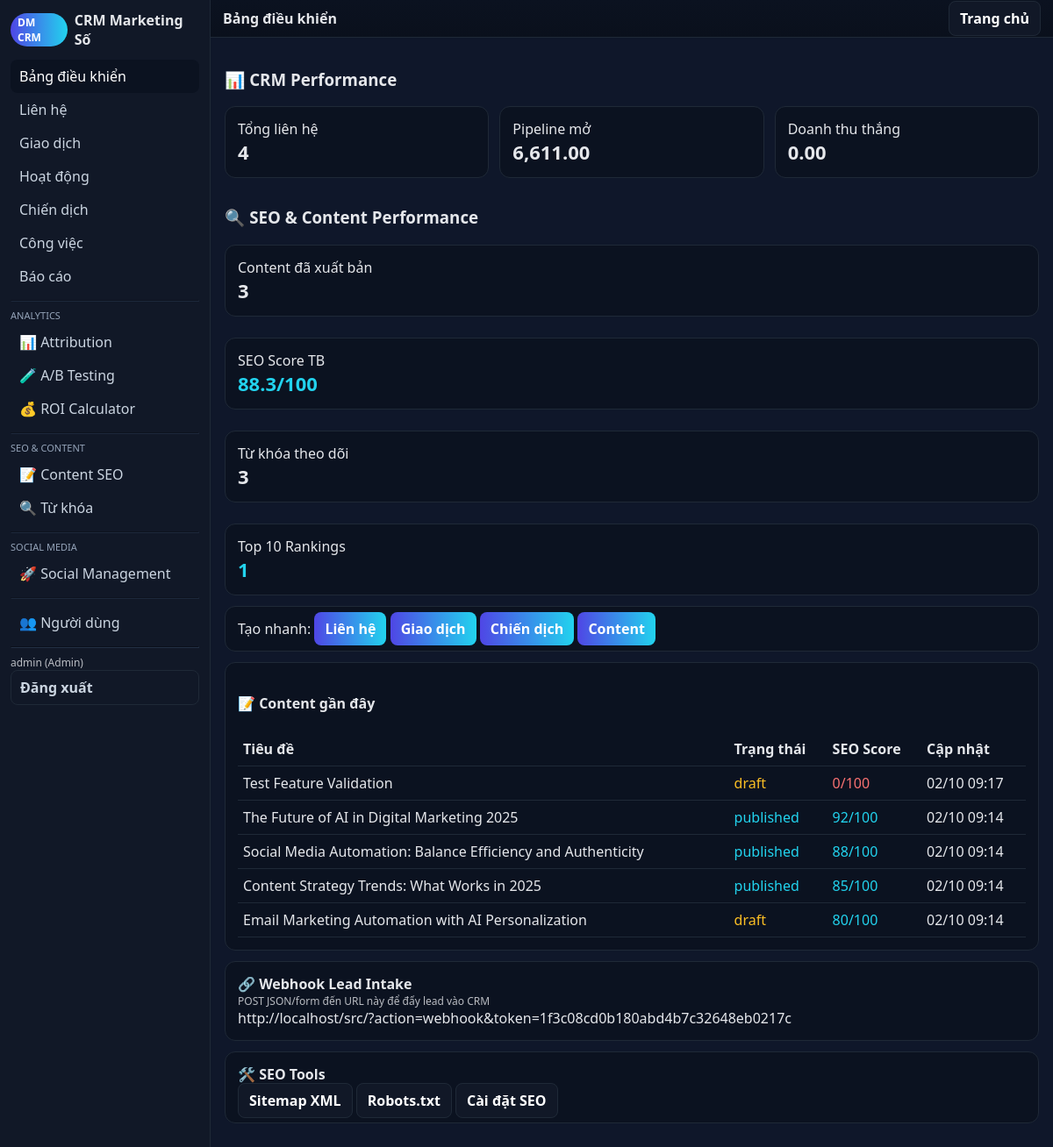
The app's page /src/index.php?action=dashboard (signed in) with its own data.
### tables this page shows
CREATE TABLE content_pages (
id INTEGER PRIMARY KEY AUTOINCREMENT,
title TEXT NOT NULL,
slug TEXT UNIQUE NOT NULL,
meta_title TEXT,
meta_description TEXT,
meta_keywords TEXT,
og_title TEXT,
og_description TEXT,
og_image TEXT,
canonical_url TEXT,
content TEXT,
excerpt TEXT,
status TEXT DEFAULT 'draft',
seo_score INTEGER DEFAULT 0,
target_keywords TEXT,
content_type TEXT DEFAULT 'page',
author_id INTEGER,
published_at TEXT,
updated_at TEXT DEFAULT CURRENT_TIMESTAMP,
created_at TEXT DEFAULT CURRENT_TIMESTAMP, ai_generated BOOLEAN DEFAULT FALSE, campaign_id INTEGER, target_platforms TEXT, publishing_schedule TEXT,
FOREIGN KEY(author_id) REFERENCES users(id)
);

CREATE TABLE settings (k TEXT PRIMARY KEY, v TEXT);

### src/lib/db.php (called while the page is built, shortened)
<?php
$DB_FILE = __DIR__.'/../crm.sqlite';
$db = new PDO('sqlite:'.$DB_FILE);
$db->setAttribute(PDO::ATTR_ERRMODE, PDO::ERRMODE_EXCEPTION);
$db->exec("CREATE TABLE IF NOT EXISTS settings (k TEXT PRIMARY KEY, v TEXT);");
$db->exec("CREATE TABLE IF NOT EXISTS users (
id INTEGER PRIMARY KEY AUTOINCREMENT,
username TEXT UNIQUE,
password_hash TEXT,
role TEXT DEFAULT 'User',
created_at TEXT DEFAULT CURRENT_TIMESTAMP
);");
$db->exec("CREATE TABLE IF NOT EXISTS contacts (
id INTEGER PRIMARY KEY AUTOINCREMENT,
name TEXT NOT NULL,
email TEXT,
phone TEXT,
company TEXT,
source TEXT,
tags TEXT,
utm_source TEXT,
utm_medium TEXT,
utm_campaign TEXT,
created_at TEXT DEFAULT CURRENT_TIMESTAMP
);");
$db->exec("CREATE TABLE IF NOT EXISTS deals (
id INTEGER PRIMARY KEY AUTOINCREMENT,
contact_id INTEGER,
title TEXT NOT NULL,
value REAL DEFAULT 0,
currency TEXT DEFAULT 'USD',
stage TEXT DEFAULT 'New',
channel TEXT,
utm_source TEXT,
utm_medium TEXT,
utm_campaign TEXT,
expected_close TEXT,
created_at TEXT DEFAULT CURRENT_TIMESTAMP,
FOREIGN KEY (contact_id) REFERENCES contacts(id)
);");
$db->exec("CREATE TABLE IF NOT EXISTS activities (
id INTEGER PRIMARY KEY AUTOINCREMENT,
contact_id INTEGER,
type TEXT DEFAULT 'note',
content TEXT,
at TEXT DEFAULT CURRENT_TIMESTAMP,
created_at TEXT DEFAULT CURRENT_TIMESTAMP,
FOREIGN KEY (contact_id) REFERENCES contacts(id)
);");
$db->exec("CREATE TABLE IF NOT EXISTS campaigns (
id INTEGER PRIMARY KEY AUTOINCREMENT,
name TEXT NOT NULL,
channel TEXT,
budget REAL DEFAULT 0,
spent REAL DEFAULT 0,
status TEXT DEFAULT 'Active',
start_date TEXT,
end_date TEXT,
notes TEXT,
created_at TEXT DEFAULT CURRENT_TIMESTAMP
);");
$db->exec("CREATE TABLE IF NOT EXISTS tasks (id INTEGER PRIMARY KEY AUTOINCREMENT, contact_id INTEGER, title TEXT NOT NULL, due_date TEXT, status TEXT DEFAULT 'Open', owner TEXT, created_at TEXT DEFAULT CURRENT_TIMESTAMP, FOREIGN KEY(contact_id) REFERENCES contacts(id));");
$db->exec("CREATE TABLE IF NOT EXISTS saved_views (id INTEGER PRIMARY KEY AUTOINCREMENT, kind TEXT NOT NULL, name TEXT NOT NULL, query_json TEXT NOT NULL, owner TEXT, created_at TEXT DEFAULT CURRENT_TIMESTAMP);");
$db->exec("CREATE TABLE IF NOT EXISTS audits (id INTEGER PRIMARY KEY AUTOINCREMENT, event TEXT, payload TEXT, at TEXT DEFAULT CURRENT_TIMESTAMP, actor TEXT);");
$db->exec("CREATE TABLE IF NOT EXISTS content_pages (
id INTEGER PRIMARY KEY AUTOINCREMENT,
title TEXT NOT NULL,
slug TEXT UNIQUE NOT NULL,
meta_title TEXT,
meta_description TEXT,
meta_keywords TEXT,
og_title TEXT,
og_description TEXT,
og_image TEXT,
canonical_url TEXT,
content TEXT,
excerpt TEXT,
status TEXT DEFAULT 'draft',
seo_score INTEGER DEFAULT 0,
target_keywords TEXT,
content_type TEXT DEFAULT 'page',
author_id INTEGER,
published_at TEXT,
updated_at TEXT DEFAULT CURRENT_TIMESTAMP,
created_at TEXT DEFAULT CURRENT_TIMESTAMP,
FOREIGN KEY(author_id) REFERENCES users(id)
);");
$db->exec("CREATE TABLE IF NOT EXISTS keywords_tracking (
id INTEGER PRIMARY KEY AUTOINCREMENT,
keyword TEXT NOT NULL,
page_id INTEGER,
current_rank INTEGER,
target_rank INTEGER,
search_volume INTEGER,
difficulty INTEGER,
url TEXT,
checked_at TEXT,
created_at TEXT DEFAULT CURRENT_TIMESTAMP,
FOREIGN KEY(page_id) REFERENCES content_pages(id)
);");
$db->exec("CREATE TABLE IF NOT EXISTS seo_settings (
id INTEGER PRIMARY KEY AUTOINCREMENT,
site_title TEXT,
site_description TEXT,
site_keywords TEXT,
google_analytics_id TEXT,
google_search_console_id TEXT,
facebook_pixel_id TEXT,
robots_txt TEXT,
sitemap_frequency TEXT DEFAULT 'weekly',
created_at TEXT DEFAULT CURRENT_TIMESTAMP
);");
$db->exec("CREATE TABLE IF NOT EXISTS campaign_metrics (
id INTEGER PRIMARY KEY AUTOINCREMENT,
campaign_id INTEGER,
date TEXT NOT NULL,
impressions INTEGER DEFAULT 0,
clicks INTEGER DEFAULT 0,
conversions INTEGER DEFAULT 0,
cost REAL DEFAULT 0,
revenue REAL DEFAULT 0,
ctr REAL DEFAULT 0,
cpc REAL DEFAULT 0,
cpa REAL DEFAULT 0,
roas REAL DEFAULT 0,
bounce_rate REAL DEFAULT 0,
session_duration INTEGER DEFAULT 0,
created_at TEXT DEFAULT CURRENT_TIMESTAMP,
FOREIGN KEY(campaign_id) REFERENCES campaigns(id)
);");
$db->exec("CREATE TABLE IF NOT EXISTS attribution_touchpoints (
id INTEGER PRIMARY KEY AUTOINCREMENT,
contact_id INTEGER,
deal_id INTEGER,
campaign_id INTEGER,
touchpoint_type TEXT DEFAULT 'interaction',
utm_source TEXT,
utm_medium TEXT,
utm_campaign TEXT,
utm_content TEXT,
utm_term TEXT,
page_url TEXT,
referrer TEXT,
device_type TEXT,
browser TEXT,
location TEXT,
attribution_weight REAL DEFAULT 1.0,
revenue_attributed REAL DEFAULT 0,
occurred_at TEXT DEFAULT CURRENT_TIMESTAMP,
created_at TEXT DEFAULT CURRENT_TIMESTAMP,
FOREIGN KEY(contact_id) REFERENCES contacts(id),
FOREIGN KEY(deal_id) REFERENCES deals(id),
FOREIGN KEY(campaign_id) REFERENCES campaigns(id)
);");
$db->exec("CREATE TABLE IF NOT EXISTS ab_tests (
id INTEGER PRIMARY KEY AUTOINCREMENT,
campaign_id INTEGER,
test_name TEXT NOT NULL,
test_type TEXT DEFAULT 'landing_page',
variant_a_config TEXT,
variant_b_config TEXT,
variant_a_traffic INTEGER DEFAULT 50,
variant_b_traffic INTEGER DEFAULT 50,
variant_a_conversions INTEGER DEFAULT 0,
variant_b_conversions INTEGER DEFAULT 0,
variant_a_revenue REAL DEFAULT 0,
variant_b_revenue REAL DEFAULT 0,
status TEXT DEFAULT 'running',
winner TEXT,
confidence_level REAL,
start_date TEXT,
end_date TEXT,
created_at TEXT DEFAULT CURRENT_TIMESTAMP,
FOREIGN KEY(campaign_id) REFERENCES campaigns(id)
);");
$db->exec("CREATE TABLE IF NOT EXISTS campaign_goals (
id INTEGER PRIMARY KEY AUTOINCREMENT,
campaign_id INTEGER,
goal_type TEXT NOT NULL,
goal_name TEXT NOT NULL,
target_value REAL NOT NULL,
current_value REAL DEFAULT 0,
unit TEXT DEFAULT 'number',
priority TEXT DEFAULT 'medium',
deadline TEXT,
status TEXT DEFAULT 'active',
created_at TEXT DEFAULT CURRENT_TIMESTAMP,
FOREIGN KEY(campaign_id) REFERENCES campaigns(id)
);");
$db->exec("CREATE TABLE IF NOT EXISTS conversion_funnels (
id INTEGER PRIMARY KEY AUTOINCREMENT,
campaign_id INTEGER,
funnel_name TEXT NOT NULL,
stage_1_name TEXT DEFAULT 'Awareness',
stage_2_name TEXT DEFAULT 'Interest',
stage_3_name TEXT DEFAULT 'Consideration',
stage_4_name TEXT DEFAULT 'Conversion',
stage_5_name TEXT DEFAULT 'Retention',
stage_1_count INTEGER DEFAULT 0,
stage_2_count INTEGER DEFAULT 0,
stage_3_count INTEGER DEFAULT 0,
stage_4_count INTEGER DEFAULT 0,
stage_5_count INTEGER DEFAULT 0,
created_at TEXT DEFAULT CURRENT_TIMESTAMP,
FOREIGN KEY(campaign_id) REFERENCES campaigns(id)
);");
$db->exec("CREATE INDEX IF NOT EXISTS idx_contacts_email ON contacts(email);");
$db->exec("CREATE INDEX IF NOT EXISTS idx_contacts_created ON contacts(created_at);");
$db->exec("CREATE INDEX IF NOT EXISTS idx_deals_stage_created ON deals(stage, created_at);");
$db->exec("CREATE INDEX IF NOT EXISTS idx_content_pages_slug ON content_pages(slug);");
$db->exec("CREATE INDEX IF NOT EXISTS idx_content_pages_status ON content_pages(status);");
$db->exec("CREATE INDEX IF NOT EXISTS idx_keywords_tracking_keyword ON keywords_tracking(keyword);");
$db->exec("CREATE INDEX IF NOT EXISTS idx_campaign_metrics_date ON campaign_metrics(campaign_id, date);");
$db->exec("CREATE INDEX IF NOT EXISTS idx_attribution_touchpoints_contact ON attribution_touchpoints(contact_id, occurred_at);");
$db->exec("CREATE INDEX IF NOT EXISTS idx_attribution_touchpoints_campaign ON attribution_touchpoints(campaign_id, occurred_at);");
function q($db,$sql,$params=[]){ $st=$db->prepare($sql); $st->execute($params); return $st; }
function h($s){ return htmlspecialchars($s ?? '', ENT_QUOTES, 'UTF-8'); }
function setting_get($k,$def=null){ global $db; $v=q($db,"SELECT v FROM settings WHERE k=?",[$k])->fetchColumn(); return ($v===false)?$def:$v; }
?>

### src/views/dashboard.php (the view, shortened to what this page needs)
<?php
function view_dashboard(){
global $db;
$k_contacts=(int)q($db,"SELECT COUNT(*) FROM contacts")->fetchColumn();
$sum_pipeline=(float)q($db,"SELECT IFNULL(SUM(value),0) FROM deals WHERE stage IN ('New','Qualified','Proposal')")->fetchColumn();
$sum_won=(float)q($db,"SELECT IFNULL(SUM(value),0) FROM deals WHERE stage='Won'")->fetchColumn();
$content_pages=(int)q($db,"SELECT COUNT(*) FROM content_pages WHERE status='published'")->fetchColumn();
$avg_seo_score=(float)q($db,"SELECT IFNULL(AVG(seo_score),0) FROM content_pages WHERE status='published'")->fetchColumn();
$total_keywords=(int)q($db,"SELECT COUNT(*) FROM keywords_tracking")->fetchColumn();
$top10_keywords=(int)q($db,"SELECT COUNT(*) FROM keywords_tracking WHERE current_rank IS NOT NULL AND current_rank <= 10")->fetchColumn();
echo '<h3>📊 CRM Performance</h3>';
echo '<div class="grid cols-3">';
echo '<div class="card"><div>Tổng liên hệ</div><div class="kpi">'.number_format($k_contacts).'</div></div>';
echo '<div class="card"><div>Pipeline mở</div><div class="kpi">'.number_format($sum_pipeline,2).'</div></div>';
echo '<div class="card"><div>Doanh thu thắng</div><div class="kpi">'.number_format($sum_won,2).'</div></div>';
echo '</div>';
echo '<h3 style="margin-top:20px">🔍 SEO & Content Performance</h3>';
echo '<div class="grid cols-4">';
echo '<div class="card"><div>Content đã xuất bản</div><div class="kpi">'.$content_pages.'</div></div>';
echo '<div class="card"><div>SEO Score TB</div><div class="kpi" style="color:'.($avg_seo_score>=80?'#22d3ee':($avg_seo_score>=60?'#fbbf24':'#f87171')).'">'.round($avg_seo_score,1).'/100</div></div>';
echo '<div class="card"><div>Từ khóa theo dõi</div><div class="kpi">'.$total_keywords.'</div></div>';
echo '<div class="card"><div>Top 10 Rankings</div><div class="kpi" style="color:#22d3ee">'.$top10_keywords.'</div></div>';
echo '</div>';
echo '<div class="card">Tạo nhanh: <a class="btn" href="?action=contacts&op=new">Liên hệ</a> <a class="btn" href="?action=deals&op=new">Giao dịch</a> <a class="btn" href="?action=campaigns&op=new">Chiến dịch</a> <a class="btn" href="?action=content&op=new">Content</a></div>';
$recent_content = q($db,"SELECT title, status, seo_score, updated_at FROM content_pages ORDER BY updated_at DESC LIMIT 5")->fetchAll(PDO::FETCH_ASSOC);
if($recent_content) {
    echo '<div class="card"><h4>📝 Content gần đây</h4><table>';
    echo '<tr><th>Tiêu đề</th><th>Trạng thái</th><th>SEO Score</th><th>Cập nhật</th></tr>';
    foreach($recent_content as $c) {
        $status_color = $c['status'] === 'published' ? '#22d3ee' : ($c['status'] === 'draft' ? '#fbbf24' : '#94a3b8');
        $seo_color = $c['seo_score'] >= 80 ? '#22d3ee' : ($c['seo_score'] >= 60 ? '#fbbf24' : '#f87171');
        echo '<tr>';
        echo '<td>'.h($c['title']).'</td>';
        echo '<td style="color:'.$status_color.'">'.h($c['status']).'</td>';
        echo '<td style="color:'.$seo_color.'">'.(int)$c['seo_score'].'/100</td>';
        echo '<td>'.date('d/m H:i', strtotime($c['updated_at'])).'</td>';
        echo '</tr>';
    }
    echo '</table></div>';
}
if(($_SESSION['role']??'')==='Admin'){
    $sec = setting_get('webhook_secret','');
    $url = (isset($_SERVER['HTTPS'])?'https':'http').'://'.($_SERVER['HTTP_HOST']??'localhost').dirname($_SERVER['REQUEST_URI'] ?: '/').'/?action=webhook&token='.$sec;
    echo '<div class="card"><strong>🔗 Webhook Lead Intake</strong><div class="hint">POST JSON/form đến URL này để đẩy lead vào CRM</div><div style="word-break:break-all">'.h($url).'</div></div>';
    echo '<div class="card"><strong>🛠️ SEO Tools</strong><div style="margin-top:8px">';
    echo '<a class="btn secondary" href="/sitemap.xml" target="_blank">Sitemap XML</a> ';
    echo '<a class="btn secondary" href="/robots.txt" target="_blank">Robots.txt</a> ';
    echo '<a class="btn secondary" href="?action=content&op=seo_settings">Cài đặt SEO</a>';
    echo '</div></div>';
}
}
?>

### src/views/layout.php (style rules this page uses)
:root { --bg:#0f172a;--panel:#111827;--muted:#1f2937;--text:#e5e7eb;--accent:#4f46e5;--accent2:#22d3ee }
* { box-sizing:border-box }
body { margin:0;font-family:ui-sans-serif,system-ui,-apple-system,Segoe UI,Roboto,Helvetica,Arial;background:var(--bg);color:var(--text) }
a { color:#93c5fd;text-decoration:none }
.card { background:#0b1220;border:1px solid var(--muted);border-radius:12px;padding:14px;margin-bottom:12px }
.grid { display:grid;gap:12px }
.grid.cols-3 { grid-template-columns:repeat(3,1fr) }
.btn { background:linear-gradient(90deg,var(--accent),var(--accent2));color:#fff;border:none;padding:8px 12px;border-radius:8px;cursor:pointer;font-weight:600 }
.btn.secondary { background:#111827;border:1px solid var(--muted) }
table { width:100%;border-collapse:collapse }
th,td { border-bottom:1px solid var(--muted);padding:8px 6px;text-align:left }
.kpi { font-size:22px;font-weight:800 }
.hint { font-size:12px;opacity:.8 }

### records on screen
content_pages: title "Test Feature Validation", status "draft", seo_score "0", updated_at "02/10 09:17"
content_pages: title "The Future of AI in Digital Marketing 2025", status "published", seo_score "92", updated_at "02/10 09:14"
content_pages: title "Social Media Automation: Balance Efficiency and Authenticity", status "published", seo_score "88", updated_at "02/10 09:14"
content_pages: title "Content Strategy Trends: What Works in 2025", status "published", seo_score "85", updated_at "02/10 09:14"
content_pages: title "Email Marketing Automation with AI Personalization", status "draft", seo_score "80", updated_at "02/10 09:14"
settings: v "http://localhost/src/?action=webhook&token=1f3c08cd0b180abd4b7c32648eb0217c"

### other values on screen
$v "Bảng điều khiển"
$v "Liên hệ"
$v "Giao dịch"
$v "Hoạt động"
$v "Chiến dịch"
$v "Công việc"
$v "Báo cáo"
$v "📊 Attribution"
$v "🧪 A/B Testing"
$v "💰 ROI Calculator"
$v "📝 Content SEO"
$v "🔍 Từ khóa"
$v "🚀 Social Management"
$v "👥 Người dùng"
$_SESSION['uname'] "admin"
